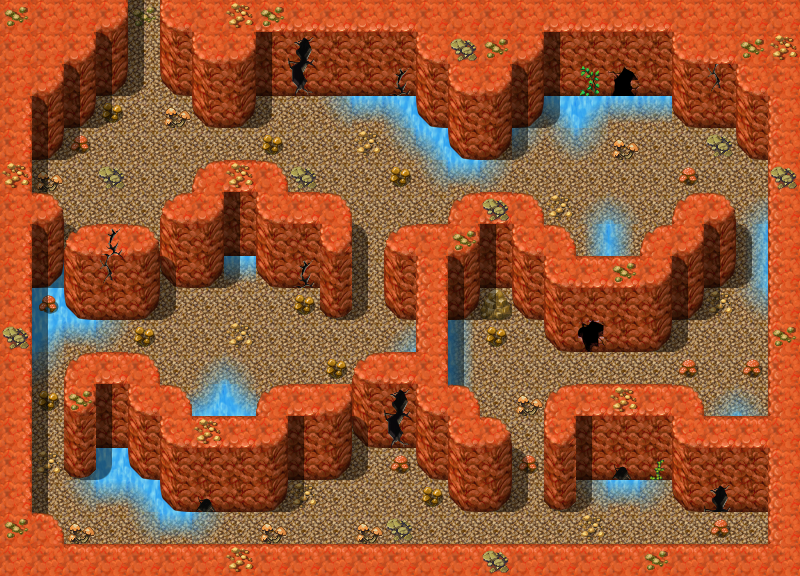

Below is a game level as drawn by its tile map, then a one-line description and the .tmx that defines it (tile-layer data replaced by summaries):
An orthogonal 25x18 tile map with 32x32 px tiles, 4 tile layers (Ground, Objects, Above, Top), 5 hidden layers not drawn, 11 tilesets and 27 objects (22x spawn, 2x mapchange, 2x replace, script).

<map version="1.0" orientation="orthogonal" width="25" height="18" tilewidth="32" tileheight="32">
    <tileset firstgid="1" name="map_16" tilewidth="32" tileheight="32">
        <image source="../drawable/map_16.png" />
    </tileset>
    <tileset firstgid="65" name="map_18" tilewidth="32" tileheight="32">
        <image source="../drawable/map_18.png" />
    </tileset>
    <tileset firstgid="129" name="map_0" tilewidth="32" tileheight="32">
        <image source="../drawable/map_0.png" />
    </tileset>
    <tileset firstgid="193" name="map_5" tilewidth="32" tileheight="32">
        <image source="../drawable/map_5.png" />
    </tileset>
    <tileset firstgid="257" name="map_9" tilewidth="32" tileheight="32">
        <image source="../drawable/map_9.png" />
    </tileset>
    <tileset firstgid="321" name="map_10" tilewidth="32" tileheight="32">
        <image source="../drawable/map_10.png" />
    </tileset>
    <tileset firstgid="385" name="map_1" tilewidth="32" tileheight="32">
        <image source="../drawable/map_1.png" />
    </tileset>
    <tileset firstgid="449" name="map_6" tilewidth="32" tileheight="32">
        <image source="../drawable/map_6.png" />
    </tileset>
    <tileset firstgid="513" name="map_2" tilewidth="32" tileheight="32">
        <image source="../drawable/map_2.png" />
    </tileset>
    <tileset firstgid="577" name="map_7" tilewidth="32" tileheight="32">
        <image source="../drawable/map_7.png" />
    </tileset>
    <tileset firstgid="641" name="map_4" tilewidth="32" tileheight="32">
        <image source="../drawable/map_4.png" />
    </tileset>
    <layer name="Ground" width="25" height="18">
        <data>[450 cells, 450 non-empty, 16 distinct tile ids]</data>
    </layer>
    <layer name="Objects" width="25" height="18">
        <data>[450 cells, 195 non-empty, 30 distinct tile ids]</data>
    </layer>
    <layer name="Above" width="25" height="18">
        <data>[450 cells, 94 non-empty, 19 distinct tile ids]</data>
    </layer>
    <layer name="Top" width="25" height="18">
        <data>[450 cells, 3 non-empty, 3 distinct tile ids]</data>
    </layer>
    <layer name="Above_1" width="25" height="18" visible="0">
        <data>[450 cells, 0 non-empty, 0 distinct tile ids]</data>
    </layer>
    <layer name="Above_0" width="25" height="18" visible="0">
        <data>[450 cells, 5 non-empty, 2 distinct tile ids]</data>
    </layer>
    <layer name="Walkable" width="25" height="18" visible="0">
        <data>[450 cells, 286 non-empty, 1 distinct tile ids]</data>
    </layer>
    <layer name="Walkable_1" width="25" height="18" visible="0">
        <data>[450 cells, 4 non-empty, 1 distinct tile ids]</data>
    </layer>
    <layer name="Walkable_0" width="25" height="18" visible="0">
        <data>[450 cells, 5 non-empty, 1 distinct tile ids]</data>
    </layer>
    <objectgroup name="Mapevents" visible="0">
        <object name="north" type="mapchange" x="128" y="0" width="32" height="32">
            <properties>
                <property name="map" value="bogsten2" />
                <property name="place" value="south" />
            </properties>
        </object>
        <object name="east" type="mapchange" x="768" y="512" width="32" height="32">
            <properties>
                <property name="map" value="bogsten4" />
                <property name="place" value="west" />
            </properties>
        </object>
        <object name="bogsten_check_necklace" type="script" x="672" y="512" width="64" height="32" />
    </objectgroup>
    <objectgroup name="Spawn">
        <object name="lombric_ball_1" type="spawn" x="224" y="128" width="32" height="32">
            <properties>
                <property name="spawngroup" value="lombric_ball" />
            </properties>
        </object>
        <object name="lombric_ball_2" type="spawn" x="480" y="160" width="32" height="32">
            <properties>
                <property name="spawngroup" value="lombric_ball" />
            </properties>
        </object>
        <object name="lombric_ball_3" type="spawn" x="736" y="224" width="32" height="32">
            <properties>
                <property name="spawngroup" value="lombric_ball" />
            </properties>
        </object>
        <object name="lombric_ball_4" type="spawn" x="608" y="352" width="32" height="32">
            <properties>
                <property name="spawngroup" value="lombric_ball" />
            </properties>
        </object>
        <object name="lombric_ball_5" type="spawn" x="352" y="256" width="32" height="32">
            <properties>
                <property name="spawngroup" value="lombric_ball" />
            </properties>
        </object>
        <object name="lombric_ball_6" type="spawn" x="32" y="384" width="32" height="32">
            <properties>
                <property name="spawngroup" value="lombric_ball" />
            </properties>
        </object>
        <object name="lombric_ball:7" type="spawn" x="192" y="512" width="32" height="32">
            <properties>
                <property name="spawngroup" value="lombric_ball" />
            </properties>
        </object>
        <object name="lombric_beast_1" type="spawn" x="448" y="512" width="32" height="32">
            <properties>
                <property name="spawngroup" value="lombric_beast" />
            </properties>
        </object>
        <object name="lombric_beast_2" type="spawn" x="512" y="448" width="32" height="32">
            <properties>
                <property name="spawngroup" value="lombric_beast" />
            </properties>
        </object>
        <object name="lombric_beast_3" type="spawn" x="544" y="512" width="32" height="32">
            <properties>
                <property name="spawngroup" value="lombric_beast" />
            </properties>
        </object>
        <object name="weak_fungi_1" type="spawn" x="32" y="96" width="192" height="128">
            <properties>
                <property name="quantity" value="2" />
                <property name="spawngroup" value="weak_fungi" />
            </properties>
        </object>
        <object name="weak_fungi_2" type="spawn" x="320" y="64" width="160" height="192">
            <properties>
                <property name="quantity" value="2" />
                <property name="spawngroup" value="weak_fungi" />
            </properties>
        </object>
        <object name="weak_fungi_3" type="spawn" x="64" y="256" width="288" height="160">
            <properties>
                <property name="quantity" value="4" />
                <property name="spawngroup" value="weak_fungi" />
            </properties>
        </object>
        <object name="mid_fungi_1" type="spawn" x="256" y="96" width="160" height="128">
            <properties>
                <property name="spawngroup" value="mid_fungi" />
            </properties>
        </object>
        <object name="mid_fungi_2" type="spawn" x="512" y="96" width="160" height="160">
            <properties>
                <property name="quantity" value="3" />
                <property name="spawngroup" value="mid_fungi" />
            </properties>
        </object>
        <object name="mid_fungi_3" type="spawn" x="448" y="320" width="160" height="128">
            <properties>
                <property name="spawngroup" value="mid_fungi" />
            </properties>
        </object>
        <object name="mid_fungi_4" type="spawn" x="224" y="448" width="192" height="96">
            <properties>
                <property name="spawngroup" value="mid_fungi" />
            </properties>
        </object>
        </objectgroup>
    <objectgroup name="Keys" visible="0" />
    <objectgroup name="Replace">
        <!-- 2 objects omitted --></objectgroup>
</map>
<!-- 7 of 27 objects omitted -->
